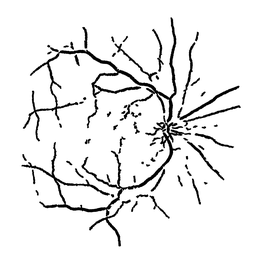
#> input picture image/www.png, 256 x 256 px, shrunk from 2912 x 2912 before the run, found by its file name
$ python ToGraph.py   (older library calls are emulated)
#> lines starting #> are read from the running program, lines starting #| are printed output that depends on the picture; after the words box and inside, x2 and y2 are one past the last pixel; in counts of white or black regions, pixels touching at a corner belong together
#> further down, src is the input picture: shape (256, 256); min 0, max 255, mean 235.7
### ImageToGraph/gabolFilter.py
import numpy as np
import cv2
from skimage.morphology import skeletonize
import matplotlib.pyplot as plt
from skimage import img_as_ubyte

def _floodfill(image):
    ret, thresh1 = cv2.threshold(image, 127, 255, cv2.THRESH_BINARY_INV)
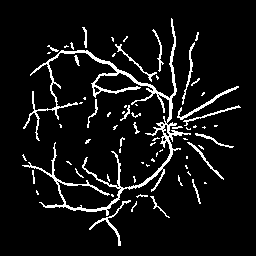
#> thresh1: shape (256, 256); 7.5% white in thin lines or dots, all inside (x1, y1, x2, y2) = (22, 18, 241, 246)
    bw = np.asarray(thresh1, dtype=np.bool)
    skeleton = skeletonize(bw)
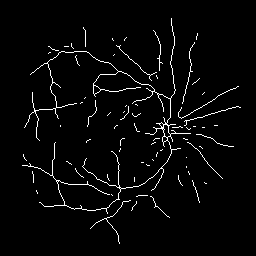
#> skeleton: shape (256, 256) bool; 3% white in thin lines or dots, all inside (x1, y1, x2, y2) = (22, 18, 241, 244)
    if __name__ == "__main__":
        fig, axes = plt.subplots(2, 1, figsize=(8, 8), sharex=True, sharey=True)
        ax = axes.ravel()
        ax[0].imshow(image, cmap=plt.cm.gray, interpolation='nearest')
        ax[0].set_title('original')
        ax[0].axis('off')
        ax[1].imshow(skeleton, cmap=plt.cm.gray, interpolation='nearest')
        ax[1].set_title('skeleton')
        ax[1].axis('off')
        fig.tight_layout()
        plt.show()
    return skeleton

# [5 lines that do not run on import are left out]

### ImageToGraph/ToGraph.py
import networkx as nx
import numpy as np
from ImageToGraph import gabolFilter
import cv2
import matplotlib.pyplot as plt


cells = [(-1, -1), (-1, 0), (-1, 1), (0, 1), (1, 1), (1, 0), (1, -1), (0, -1), (-1, -1)]


def minutiae_at(pixels, i, j):
    if pixels[i][j] == 0:
        return "none"

    values = [int(pixels[i + k][j + l]) for k, l in cells]

    crossings = 0
    for k in range(0, 8):
        crossings += abs(values[k] - values[k + 1])
    crossings = int(crossings / 2)

    if crossings == 1:
        return "ending"
    if crossings == 3:
        return "bifurcation"
    return "bifurcation"

cellsxy = [(0, 0), (1, 0),  (0, 1), (1, 1)]
def minutiae_at_p(pixels, i, j):
    result = minutiae_at(pixels, i, j)
    if result == "ending" or result == "none":
        return result
    values = [int(pixels[i + k][j + l]) for k, l in cellsxy]
    #
    crossings = abs(values[0] + values[1] + values[2] + values[3])
    # print(crossings)
    if crossings > 2:
        return "cross"
    return result

def toGraph(imagearray):
    (yLen, xLen) = imagearray.shape
#> yLen = 256; xLen = 256

    result = np.ones((xLen, yLen), np.uint8)
    result = cv2.cvtColor(result, cv2.COLOR_GRAY2RGB)
#> result: shape (256, 256, 3); every value is 1
    cv2.rectangle(result, (0, 0), (xLen, yLen), (255, 255, 255), -1)
#> result: shape (256, 256, 3); every value is 255


    G = nx.DiGraph()
    tmparray = []
    index = 0
    for i in range(1, xLen - 1):
        for j in range(1, yLen - 1):
            minutiae = minutiae_at_p(imagearray, i, j)
            if minutiae != "none":
                if minutiae == "ending":
                    cv2.circle(result, (i, j), 10, (0, 0, 150))
                elif minutiae == "cross":
                    G.add_node((i, j))
                    index +=1
                    cv2.circle(result, (i, j), 10, (0, 150, 0), -1)
                else:
                    cv2.line(result, (i, j), (i + 1, j + 1), (150, 0, 0))
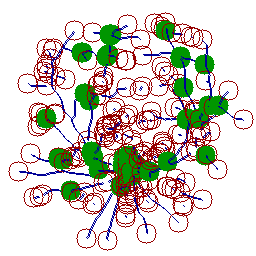
#> result: shape (256, 256, 3); mean B, G, R 198.9, 208.2, 210.2
    cv2.imwrite("image/wwwsde.png", result)
    return G

def draw(graph):
    plt.subplot(2, 1, 1)
    plt.title("insan")
    nx.draw(graph, node_size=10)
    plt.show()
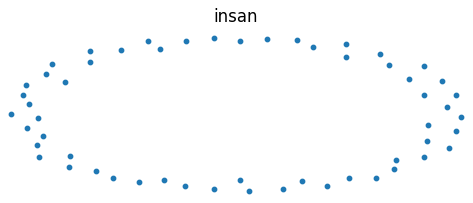
#> figure drawn by matplotlib, 1 panel

if __name__ == "__main__":
    src = cv2.imread("image/www.png", cv2.THRESH_BINARY)
    binaryimage = gabolFilter._floodfill(src)
    Bgraph = toGraph(binaryimage)
    draw(Bgraph)
